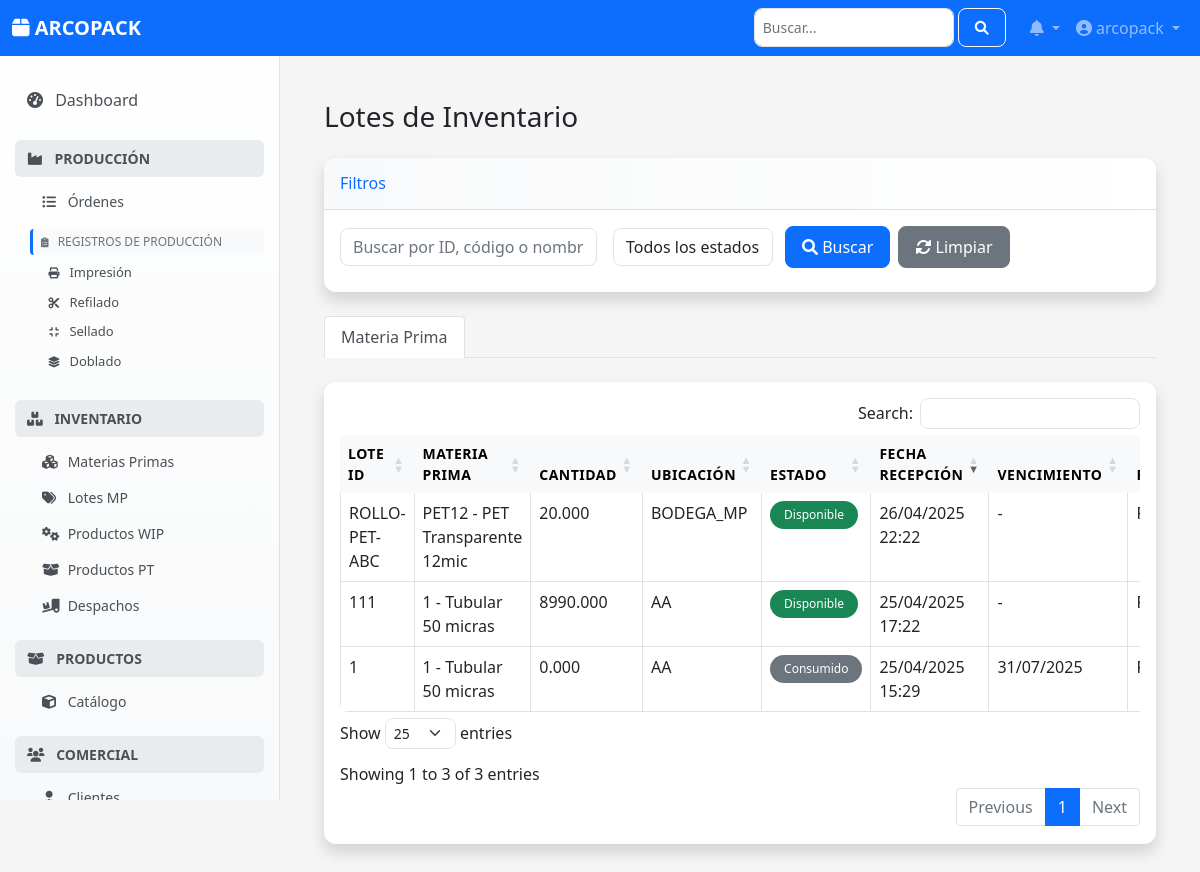
The page /inventario/lotes/ (signed in) on the database its author committed.
### inventario/models.py (models this page shows, shortened)
class LoteBase(models.Model):
    ESTADO_LOTE_CHOICES = [
        ('DISPONIBLE', 'Disponible'), ('CUARENTENA', 'En Cuarentena'), ('BLOQUEADO', 'Bloqueado'),
        ('CONSUMIDO', 'Consumido'), ('DESPACHADO', 'Despachado'), ('DESECHADO', 'Desechado/Scrap'),
    ]
    lote_id = models.CharField(max_length=100, unique=True, db_index=True, verbose_name="ID Lote/Rollo/Paleta")
    cantidad_actual = models.DecimalField(max_digits=14, decimal_places=4, validators=[MinValueValidator(Decimal('0.0'))], verbose_name="Cantidad Actual")
    ubicacion = models.ForeignKey(Ubicacion, on_delete=models.PROTECT, verbose_name="Ubicación Actual")
    estado = models.CharField(max_length=20, choices=ESTADO_LOTE_CHOICES, default='DISPONIBLE', verbose_name="Estado Lote", db_index=True)
    observaciones = models.TextField(blank=True, verbose_name="Observaciones")
    creado_en = models.DateTimeField(auto_now_add=True, editable=False); actualizado_en = models.DateTimeField(auto_now=True, editable=False)
    creado_por = models.ForeignKey(settings.AUTH_USER_MODEL, related_name='%(class)s_creados', on_delete=models.SET_NULL, null=True, blank=True, editable=False)
    actualizado_por = models.ForeignKey(settings.AUTH_USER_MODEL, related_name='%(class)s_actualizados', on_delete=models.SET_NULL, null=True, blank=True, editable=False)
    class Meta: abstract = True; ordering = ['-creado_en', 'lote_id']

class LoteMateriaPrima(LoteBase):
    materia_prima = models.ForeignKey(MateriaPrima, on_delete=models.PROTECT, related_name='lotes')
    cantidad_recibida = models.DecimalField(max_digits=14, decimal_places=4, validators=[MinValueValidator(Decimal('0.0'))], verbose_name="Cantidad Recibida")
    fecha_recepcion = models.DateTimeField(default=timezone.now, verbose_name="Fecha Recepción")
    fecha_vencimiento = models.DateField(null=True, blank=True, verbose_name="Fecha Vencimiento")
    proveedor = models.ForeignKey(Proveedor, on_delete=models.PROTECT, verbose_name="Proveedor")
    documento_recepcion = models.CharField(max_length=100, blank=True, verbose_name="Documento Recepción")
    costo_unitario = models.DecimalField(max_digits=14, decimal_places=4, null=True, blank=True, validators=[MinValueValidator(Decimal('0.0'))], verbose_name="Costo Unitario Lote")
    orden_produccion = models.ForeignKey(
        'produccion.OrdenProduccion',   # ← referencia perezosa (string)
        on_delete=models.SET_NULL,
        null=True, blank=True,
        related_name='lotes_mp_asignados',
        help_text="OP a la que se reservó este lote (si aplica).",
    )
    class Meta(LoteBase.Meta): verbose_name = "Lote Materia Prima"; verbose_name_plural = "Lotes Materia Prima"

class MateriaPrima(models.Model):
    codigo = models.CharField(max_length=50, unique=True, db_index=True, verbose_name="Código MP", help_text="Código único de la materia prima.")
    nombre = models.CharField(max_length=150, verbose_name="Nombre MP")
    descripcion = models.TextField(blank=True, verbose_name="Descripción")
    categoria = models.ForeignKey(CategoriaMateriaPrima, on_delete=models.PROTECT, verbose_name="Categoría")
    unidad_medida = models.ForeignKey(UnidadMedida, on_delete=models.PROTECT, verbose_name="Unidad de Medida Inventario")
    proveedor_preferido = models.ForeignKey(Proveedor, on_delete=models.SET_NULL, null=True, blank=True, verbose_name="Proveedor Preferido")
    stock_minimo = models.DecimalField(max_digits=12, decimal_places=3, default=0, validators=[MinValueValidator(Decimal('0.0'))], verbose_name="Stock Mínimo")
    stock_maximo = models.DecimalField(max_digits=12, decimal_places=3, default=0, validators=[MinValueValidator(Decimal('0.0'))], verbose_name="Stock Máximo")
    tiempo_entrega_std_dias = models.PositiveIntegerField(default=0, verbose_name="Lead Time Estándar (días)")
    requiere_lote = models.BooleanField(default=True, verbose_name="¿Requiere Lote?", help_text="Indica si el inventario se maneja por lotes específicos.")
    is_active = models.BooleanField(default=True, verbose_name="Activo", db_index=True)
    creado_en = models.DateTimeField(auto_now_add=True); actualizado_en = models.DateTimeField(auto_now=True)
    creado_por = models.ForeignKey(settings.AUTH_USER_MODEL, related_name='+', on_delete=models.SET_NULL, null=True, blank=True, editable=False)
    actualizado_por = models.ForeignKey(settings.AUTH_USER_MODEL, related_name='+', on_delete=models.SET_NULL, null=True, blank=True, editable=False)
    class Meta: verbose_name = "Materia Prima"; verbose_name_plural = "Materias Primas"; ordering = ['codigo']

### configuracion/models.py (models this page shows, shortened)
class Ubicacion(models.Model):
    TIPO_UBICACION_CHOICES = [('BODEGA_MP', 'Bodega Materia Prima'), ('BODEGA_PT', 'Bodega Producto Terminado'), ('BODEGA_WIP', 'Bodega Producto en Proceso'), ('PISO_PROD', 'Piso Producción'), ('BUFFER_PROD', 'Buffer Intermedio Producción'), ('CALIDAD', 'Área de Calidad'), ('DESPACHO', 'Área de Despacho'), ('OBSOLETOS', 'Área de Obsoletos'), ('EXTERNO', 'Ubicación Externa'), ('OTRO', 'Otro')]
    codigo = models.CharField(max_length=50, unique=True, verbose_name="Código Ubicación")
    nombre = models.CharField(max_length=150, verbose_name="Nombre Ubicación")
    tipo = models.CharField(max_length=20, choices=TIPO_UBICACION_CHOICES, verbose_name="Tipo")
    descripcion = models.TextField(blank=True, verbose_name="Descripción")
    is_active = models.BooleanField(default=True, verbose_name="Activa")
    creado_en = models.DateTimeField(auto_now_add=True, editable=False); actualizado_en = models.DateTimeField(auto_now=True, editable=False)
    class Meta:
        verbose_name = "Ubicación"
        verbose_name_plural = "Ubicaciones"
        ordering = ['codigo']

### inventario/views.py (the view)
# urls.py: path('lotes/', LoteListView.as_view(), name='lote-list'),
class LoteListView(LoginRequiredMixin, TemplateView):
    template_name = 'inventario/lote_list.html'
    paginate_by = 20
    def get_context_data(self, **kwargs):
        context = super().get_context_data(**kwargs)
        search_query = self.request.GET.get('q', '')
        estado_filter = self.request.GET.get('estado', '')
        ubicacion_filter = self.request.GET.get('ubicacion', '')
        categoria_filter = self.request.GET.get('categoria', '')
        mp_lotes = LoteMateriaPrima.objects.select_related(
            'materia_prima', 'ubicacion', 'proveedor'
        ).order_by('-fecha_recepcion')
        if search_query:
            mp_lotes = mp_lotes.filter(
                Q(lote_id__icontains=search_query) |
                Q(materia_prima__codigo__icontains=search_query) |
                Q(materia_prima__nombre__icontains=search_query)
            )
        if estado_filter:
            mp_lotes = mp_lotes.filter(estado=estado_filter)
        if ubicacion_filter:
            mp_lotes = mp_lotes.filter(ubicacion_id=ubicacion_filter)
        if categoria_filter:
            mp_lotes = mp_lotes.filter(materia_prima__categoria_id=categoria_filter)
        paginator = Paginator(mp_lotes, self.paginate_by)
        page = self.request.GET.get('page')
        mp_lotes_paginated = paginator.get_page(page)
        from configuracion.models import CategoriaMateriaPrima
        categorias = CategoriaMateriaPrima.objects.all().order_by('nombre')
        from inventario.models import Ubicacion
        ubicaciones = Ubicacion.objects.all().order_by('nombre')
        context.update({
            'mp_lotes': mp_lotes_paginated,
            'search_query': search_query,
            'estado_filter': estado_filter,
            'ubicacion_filter': ubicacion_filter,
            'categoria_filter': categoria_filter,
            'estados_lote': LoteMateriaPrima.ESTADO_LOTE_CHOICES,
            'categorias': categorias,
            'ubicaciones': ubicaciones,
        })
        return context

### notificaciones/context_processors.py (called while the page is built)
def notifications(request):
    if request.user.is_authenticated:
        notificaciones_no_leidas = Notificacion.objects.filter(
            usuario=request.user,
            leida=False
        ).count()
        notificaciones = Notificacion.objects.filter(
            usuario=request.user
        ).order_by('-fecha_creacion')[:5]
        return {
            'notificaciones': notificaciones,
            'notificaciones_no_leidas': notificaciones_no_leidas
        }
    return {
        'notificaciones': [],
        'notificaciones_no_leidas': 0
    }

### templates/inventario/lote_list.html (shortened to what this page needs)
{% extends 'base.html' %}
{% load static %}
{% block content %}
<div class="container-fluid">
    <div class="d-flex justify-content-between align-items-center mb-4">
        <h1 class="h3 mb-0 text-gray-800">Lotes de Inventario</h1>
    </div>
    <div class="card shadow mb-4">
        <div class="card-header py-3">
            <h6 class="m-0 font-weight-bold text-primary">Filtros</h6>
        </div>
        <div class="card-body">
            <form method="get" class="row row-cols-lg-auto g-2 align-items-center">
                <div class="form-group me-2 mb-2">
                    <input type="text" class="form-control" name="q" value="{{ search_query|default:'' }}"
                           placeholder="Buscar por ID, código o nombre...">
                </div>
                <div class="form-group me-2 mb-2">
                    <select class="form-control" name="estado">
                        <option value="">Todos los estados</option>
                    </select>
                </div>
                <button type="submit" class="btn btn-primary mb-2">
                    <i class="fas fa-search"></i> Buscar
                </button>
                <a href="{% url 'inventario_web:lote-list' %}" class="btn btn-secondary mb-2 ms-2">
                    <i class="fas fa-sync-alt"></i> Limpiar
                </a>
            </form>
        </div>
    </div>
    <ul class="nav nav-tabs mb-4" id="loteTabs" role="tablist">
        <li class="nav-item">
            <a class="nav-link active" id="mp-tab" data-bs-toggle="tab" href="#mp" role="tab" aria-controls="mp" aria-selected="true">
                Materia Prima
            </a>
        </li>
    </ul>
    <div class="tab-content" id="loteTabsContent">
        <div class="tab-pane fade show active" id="mp" role="tabpanel" aria-labelledby="mp-tab">
            <div class="card shadow mb-4">
                <div class="card-body">
                    <div class="table-responsive">
                        <table class="table table-bordered" id="dataTableMp" width="100%" cellspacing="0">
                            <thead style="background-color: #f8f9fa; color: black;">
                                <tr>
                                    <th style="color: black; font-weight: bold;">Lote ID</th>
                                    <th style="color: black; font-weight: bold;">Materia Prima</th>
                                    <th style="color: black; font-weight: bold;">Cantidad</th>
                                    <th style="color: black; font-weight: bold;">Ubicación</th>
                                    <th style="color: black; font-weight: bold;">Estado</th>
                                    <th style="color: black; font-weight: bold;">Fecha Recepción</th>
                                    <th style="color: black; font-weight: bold;">Vencimiento</th>
                                    <th style="color: black; font-weight: bold;">Proveedor</th>
                                </tr>
                            </thead>
                            <tbody>
                                {% for lote in mp_lotes %}
                                <tr>
                                    <td>{{ lote.lote_id }}</td>
                                    <td>{{ lote.materia_prima.codigo }} - {{ lote.materia_prima.nombre }}</td>
                                    <td class="text-right">{{ lote.cantidad_actual|floatformat:3 }} {{ lote.materia_prima.unidad_medida.abreviatura }}</td>
                                    <td>{{ lote.ubicacion.nombre }}</td>
                                    <td>
                                        <span class="badge {% if lote.estado == 'DISPONIBLE' %}bg-success{% elif lote.estado == 'CUARENTENA' %}bg-warning{% else %}bg-secondary{% endif %}">
                                            {{ lote.get_estado_display }}
                                        </span>
                                    </td>
                                    <td>{{ lote.fecha_recepcion|date:"d/m/Y H:i" }}</td>
                                    <td>{{ lote.fecha_vencimiento|date:"d/m/Y"|default:"-" }}</td>
                                    <td>{{ lote.proveedor.razon_social|default:"-" }}</td>
                                </tr>
                                {% empty %}
                                <tr>
                                    <td colspan="8" class="text-center">No se encontraron lotes</td>
                                </tr>
                                {% endfor %}
                            </tbody>
                        </table>
                    </div>
                </div>
            </div>
        </div>
    </div>
</div>
{% endblock %}

### templates/layouts/navbar.html (shortened to what this page needs)
<nav class="navbar navbar-expand-lg navbar-dark bg-primary fixed-top">
    <div class="container-fluid">
        <a class="navbar-brand" href="{% url 'root' %}">
            <i class="fas fa-box"></i> ARCOPACK
        </a>
        <div class="collapse navbar-collapse" id="navbarNav">
            <ul class="navbar-nav ms-auto">
                <li class="nav-item me-3">
                    <form class="d-flex" role="search">
                        <input class="form-control form-control-sm" type="search" placeholder="Buscar..." aria-label="Search">
                        <button class="btn btn-outline-light btn-sm ms-1" type="submit">
                            <i class="fas fa-search"></i>
                        </button>
                    </form>
                </li>
                <li class="nav-item dropdown">
                    <a class="nav-link dropdown-toggle position-relative" href="#" id="notificationsDropdown" role="button"
                       data-bs-toggle="dropdown">
                        <i class="fas fa-bell"></i>
                    </a>
                </li>
                <li class="nav-item dropdown">
                    <a class="nav-link dropdown-toggle" href="#" id="userDropdown" role="button"
                       data-bs-toggle="dropdown">
                        <i class="fas fa-user-circle"></i> {{ user.get_full_name|default:user.username }}
                    </a>
                </li>
            </ul>
        </div>
    </div>
</nav>

### templates/base.html (style rules this page uses)
:root { --primary-color: #0d6efd; --secondary-color: #6c757d; --success-color: #198754; --warning-color: #ffc107; --danger-color: #dc3545; --info-color: #0dcaf0; --light-color: #f8f9fa; --dark-color: #212529; --sidebar-width: 280px; }
body { font-family: 'Segoe UI', Tahoma, Geneva, Verdana, sans-serif; background-color: #f5f5f5; }
.card { border: none; border-radius: 12px; box-shadow: 0 2px 10px rgba(0, 0, 0, 0.08); margin-bottom: 1.5rem; transition: all 0.3s ease; }
.card-header { background: linear-gradient(90deg, var(--light-color) 0%, #ffffff 100%); border-bottom: 1px solid #dee2e6; border-radius: 12px 12px 0 0 !important; font-weight: 600; }
.btn { border-radius: 8px; font-weight: 500; padding: 0.5rem 1rem; transition: all 0.2s ease; }
.form-control, .form-select { border-radius: 8px; border: 1px solid #dee2e6; transition: all 0.2s ease; }
.table { border-radius: 8px; overflow: hidden; }
.table th { background-color: var(--light-color); border: none; font-weight: 600; text-transform: uppercase; font-size: 0.875rem; letter-spacing: 0.5px; }
.badge { padding: 0.5rem 0.875rem; border-radius: 20px; font-weight: 500; font-size: 0.75rem; }
.fade-in { animation: fadeIn 0.5s ease-out; }

### templates/layouts/navbar.html (style rules this page uses)
.navbar-brand { font-weight: 600; font-size: 1.25rem; }
.form-control-sm { width: 200px; }

### rows shown on the page
LoteMateriaPrima: lote_id "ROLLO-PET-ABC", materia_prima.codigo "PET12", materia_prima.nombre "PET Transparente 12mic", cantidad_actual "20.000", ubicacion.nombre "BODEGA_MP", estado "Disponible", fecha_recepcion "26/04/2025 22:22", fecha_vencimiento "-"
LoteMateriaPrima: lote_id "111", materia_prima.codigo "1", materia_prima.nombre "Tubular 50 micras", cantidad_actual "8990.000", ubicacion.nombre "AA", estado "Disponible", fecha_recepcion "25/04/2025 17:22", fecha_vencimiento "-"
LoteMateriaPrima: lote_id "1", materia_prima.codigo "1", materia_prima.nombre "Tubular 50 micras", cantidad_actual "0.000", ubicacion.nombre "AA", estado "Consumido", fecha_recepcion "25/04/2025 15:29", fecha_vencimiento "31/07/2025"

### other values the page prints
{{ user.get_full_name|default:user.username }} "arcopack"
